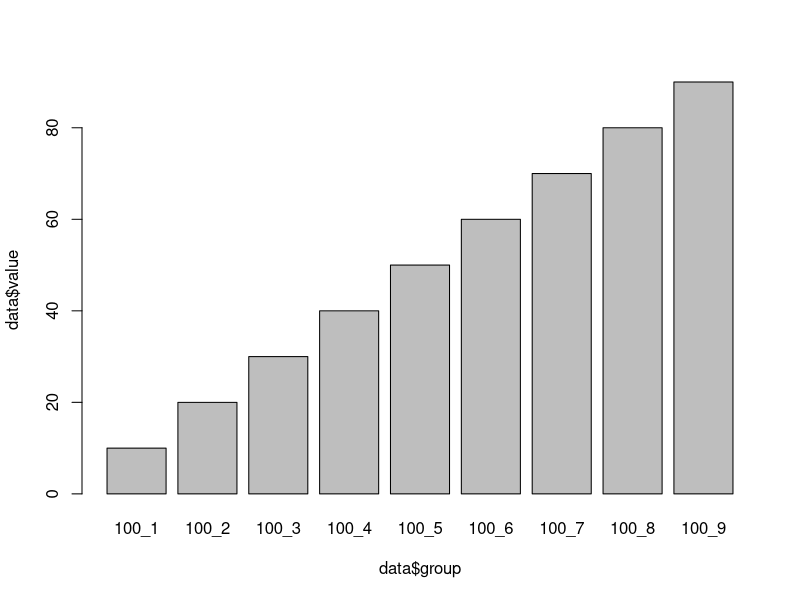
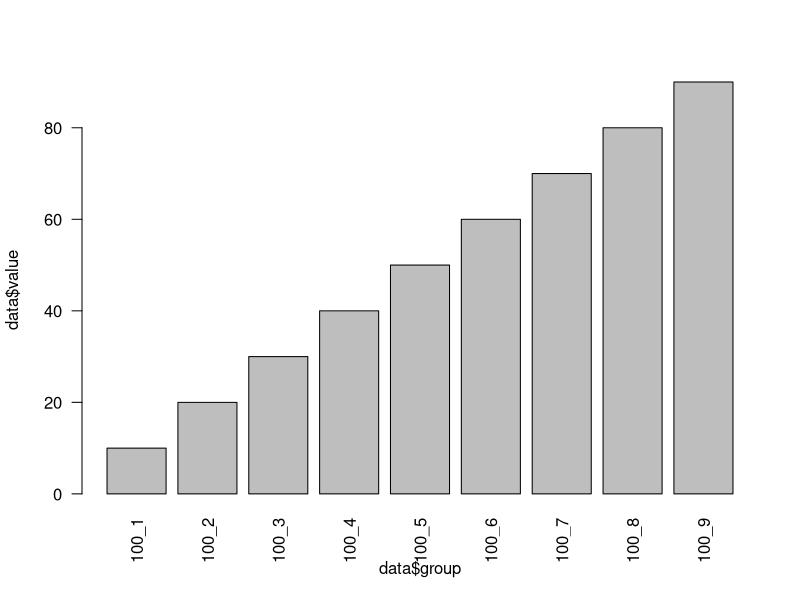
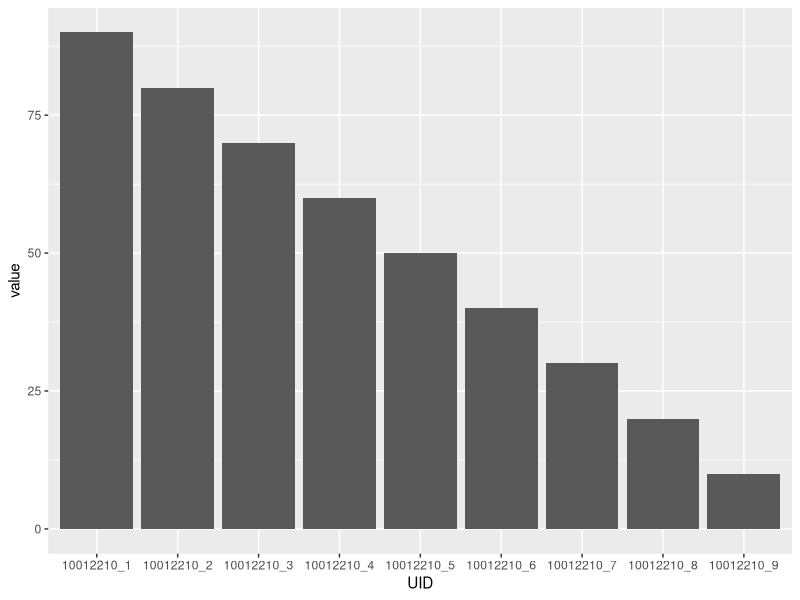
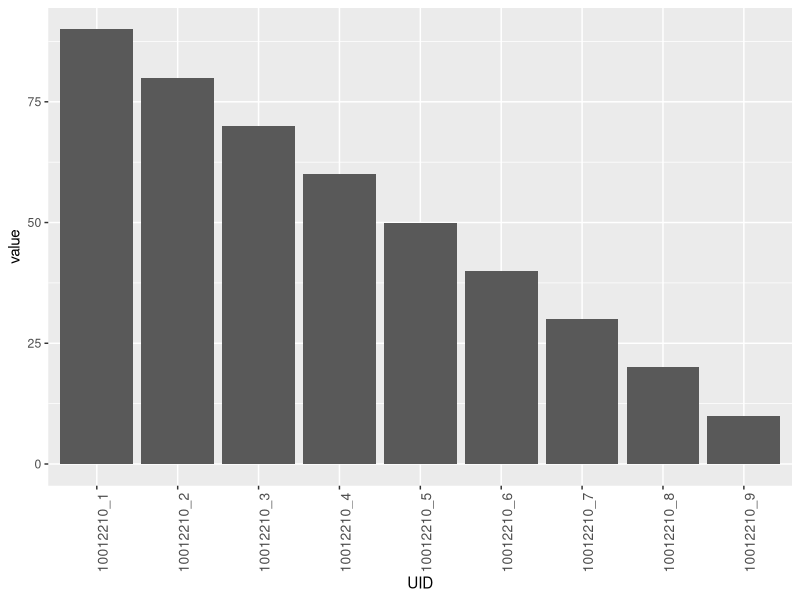

These charts were generated, in order, by the following R code:
#Display All X-Axis Labels of Barplot in R
"While working on bar plots, there might be a situation where all the labels in the X-axis might not be visible due to the length of the variable names. This article deals with resolving the problem in the R programming language.

Method 1: Using barplot()
In R language barplot() function is used to create a barplot. It takes the x and y-axis as required parameters and plots a barplot. To display all the labels, we need to rotate the axis, and we do it using the las parameter. To rotate the label perpendicular to the axis we set the value of las as 2, and for horizontal rotation, we set the value as 1. Secondly, to increase the font size of the labels we use cex.names to set the font size of the labels.

Syntax: barplot(data, xlab, ylab)

Parameter:

data is the data vector to be represented on y-axis
xlab is the label given to x-axis
ylab is the label given to y-axis

Example:"
rm(list = ls())

# Create the data
data <- data.frame(value = c(10,20,30,40,50,60,70,80,90),
                   group = paste0("100_", 1:9))

# Original plot
barplot(data$value ~ data$group)

# Modify x-axis labels
barplot(data$value ~ data$group,	
        las = 2,
        cex.names = 1)
"Method 2: Using ggplot
Another most popular library for drawing plots in R is ggplot2. We draw box plots using geom_bar() functions in ggplot2. To specify the changes are for the x-axis we use axis.text.x parameter in theme() function and use element_text() to specify the angle and font size. 

Example:"
rm(list = ls())

# import library
library("ggplot2")

# Create the data
data <- data.frame(value = c(90,80,70,60,50,40,30,20,10),
                   UID = paste0("10012210_", 1:9))
head(data)

# creating a bot plot
ggplot(data, aes(UID, value)) +
  geom_bar(stat = "identity")


# ggplot2 plot with modified x-axis labels
ggplot(data, aes(UID, value)) +	
  geom_bar(stat = "identity") +
  theme(axis.text.x = element_text(angle = 90, size = 10))

